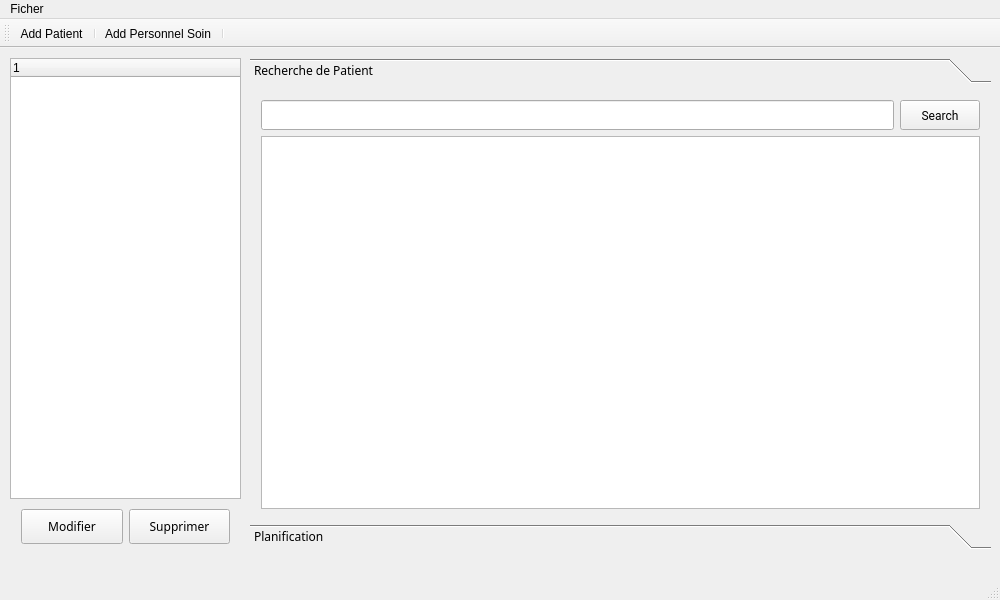
<?xml version="1.0" encoding="UTF-8"?>
<ui version="4.0">
 <class>MainWindow</class>
 <widget class="QMainWindow" name="MainWindow">
  <property name="geometry">
   <rect>
    <x>0</x>
    <y>0</y>
    <width>1000</width>
    <height>600</height>
   </rect>
  </property>
  <property name="minimumSize">
   <size>
    <width>1000</width>
    <height>600</height>
   </size>
  </property>
  <property name="maximumSize">
   <size>
    <width>1000</width>
    <height>600</height>
   </size>
  </property>
  <property name="windowTitle">
   <string>MainWindow</string>
  </property>
  <property name="iconSize">
   <size>
    <width>30</width>
    <height>30</height>
   </size>
  </property>
  <widget class="QWidget" name="centralWidget">
   <widget class="QToolBox" name="toolBox">
    <property name="geometry">
     <rect>
      <x>250</x>
      <y>10</y>
      <width>741</width>
      <height>491</height>
     </rect>
    </property>
    <property name="font">
     <font>
      <family>微软雅黑</family>
     </font>
    </property>
    <property name="currentIndex">
     <number>0</number>
    </property>
    <widget class="QWidget" name="page">
     <property name="geometry">
      <rect>
       <x>0</x>
       <y>0</y>
       <width>741</width>
       <height>429</height>
      </rect>
     </property>
     <attribute name="label">
      <string>Recherche de Patient</string>
     </attribute>
     <widget class="QWidget" name="layoutWidget">
      <property name="geometry">
       <rect>
        <x>0</x>
        <y>0</y>
        <width>741</width>
        <height>431</height>
       </rect>
      </property>
      <layout class="QGridLayout" name="gridLayout">
       <item row="1" column="0" colspan="2">
        <widget class="QTableWidget" name="tableWidget_resultat"/>
       </item>
       <item row="0" column="0">
        <widget class="QLineEdit" name="lineEdit_search">
         <property name="minimumSize">
          <size>
           <width>0</width>
           <height>30</height>
          </size>
         </property>
         <property name="font">
          <font>
           <family>微软雅黑</family>
          </font>
         </property>
        </widget>
       </item>
       <item row="0" column="1">
        <widget class="QPushButton" name="btn_search">
         <property name="minimumSize">
          <size>
           <width>60</width>
           <height>30</height>
          </size>
         </property>
         <property name="font">
          <font>
           <family>Roboto</family>
          </font>
         </property>
         <property name="text">
          <string>Search</string>
         </property>
        </widget>
       </item>
      </layout>
     </widget>
    </widget>
    <widget class="QWidget" name="page_2">
     <property name="geometry">
      <rect>
       <x>0</x>
       <y>0</y>
       <width>741</width>
       <height>429</height>
      </rect>
     </property>
     <attribute name="label">
      <string>Planification</string>
     </attribute>
     <widget class="QGroupBox" name="groupBox">
      <property name="geometry">
       <rect>
        <x>0</x>
        <y>0</y>
        <width>741</width>
        <height>71</height>
       </rect>
      </property>
      <property name="title">
       <string>Etape1  Choisir</string>
      </property>
     </widget>
     <widget class="QGroupBox" name="groupBox_2">
      <property name="geometry">
       <rect>
        <x>0</x>
        <y>80</y>
        <width>741</width>
        <height>241</height>
       </rect>
      </property>
      <property name="title">
       <string>Etape2 Resultat</string>
      </property>
     </widget>
     <widget class="QGroupBox" name="groupBox_3">
      <property name="geometry">
       <rect>
        <x>0</x>
        <y>330</y>
        <width>741</width>
        <height>91</height>
       </rect>
      </property>
      <property name="title">
       <string>Etape3 Sauvegarder</string>
      </property>
     </widget>
    </widget>
   </widget>
   <widget class="QTreeWidget" name="treeWidget_ress">
    <property name="geometry">
     <rect>
      <x>10</x>
      <y>10</y>
      <width>231</width>
      <height>441</height>
     </rect>
    </property>
    <column>
     <property name="text">
      <string notr="true">1</string>
     </property>
    </column>
   </widget>
   <widget class="QWidget" name="layoutWidget">
    <property name="geometry">
     <rect>
      <x>10</x>
      <y>450</y>
      <width>231</width>
      <height>51</height>
     </rect>
    </property>
    <layout class="QHBoxLayout" name="horizontalLayout_2">
     <item>
      <widget class="QPushButton" name="pushButton_ModRess">
       <property name="minimumSize">
        <size>
         <width>0</width>
         <height>35</height>
        </size>
       </property>
       <property name="font">
        <font>
         <family>微软雅黑</family>
        </font>
       </property>
       <property name="text">
        <string>Modifier</string>
       </property>
      </widget>
     </item>
     <item>
      <widget class="QPushButton" name="pushButton_SuppRess">
       <property name="minimumSize">
        <size>
         <width>0</width>
         <height>35</height>
        </size>
       </property>
       <property name="font">
        <font>
         <family>微软雅黑</family>
        </font>
       </property>
       <property name="text">
        <string>Supprimer</string>
       </property>
      </widget>
     </item>
    </layout>
   </widget>
  </widget>
  <widget class="QMenuBar" name="menuBar">
   <property name="geometry">
    <rect>
     <x>0</x>
     <y>0</y>
     <width>1000</width>
     <height>23</height>
    </rect>
   </property>
   <widget class="QMenu" name="menuFicher">
    <property name="title">
     <string>Ficher</string>
    </property>
    <widget class="QMenu" name="menuAjouter">
     <property name="geometry">
      <rect>
       <x>0</x>
       <y>0</y>
       <width>180</width>
       <height>94</height>
      </rect>
     </property>
     <property name="font">
      <font>
       <family>Roboto</family>
      </font>
     </property>
     <property name="title">
      <string>Ajouter</string>
     </property>
     <addaction name="actionPatient"/>
     <addaction name="actionPersonnelSoin"/>
    </widget>
    <widget class="QMenu" name="menu">
     <property name="title">
      <string>?</string>
     </property>
     <addaction name="actionA_propos"/>
    </widget>
    <addaction name="menuAjouter"/>
    <addaction name="menu"/>
    <addaction name="separator"/>
    <addaction name="actionQuitter"/>
   </widget>
   <addaction name="menuFicher"/>
  </widget>
  <widget class="QToolBar" name="toolBar">
   <property name="windowTitle">
    <string>toolBar</string>
   </property>
   <property name="toolButtonStyle">
    <enum>Qt::ToolButtonIconOnly</enum>
   </property>
   <property name="floatable">
    <bool>false</bool>
   </property>
   <attribute name="toolBarArea">
    <enum>TopToolBarArea</enum>
   </attribute>
   <attribute name="toolBarBreak">
    <bool>false</bool>
   </attribute>
   <addaction name="actionPatient"/>
   <addaction name="separator"/>
   <addaction name="actionPersonnelSoin"/>
   <addaction name="separator"/>
  </widget>
  <widget class="QStatusBar" name="statusBar"/>
  <action name="actionQuitter">
   <property name="text">
    <string>Quitter</string>
   </property>
  </action>
  <action name="actionPatient">
   <property name="checkable">
    <bool>false</bool>
   </property>
   <property name="enabled">
    <bool>true</bool>
   </property>
   <property name="icon">
    <iconset resource="resource.qrc">
     <normaloff>:/images/add.png</normaloff>:/images/add.png</iconset>
   </property>
   <property name="text">
    <string>Add Patient</string>
   </property>
   <property name="shortcutContext">
    <enum>Qt::WindowShortcut</enum>
   </property>
   <property name="priority">
    <enum>QAction::HighPriority</enum>
   </property>
  </action>
  <action name="actionPersonnelSoin">
   <property name="icon">
    <iconset resource="resource.qrc">
     <normaloff>:/images/soin.png</normaloff>:/images/soin.png</iconset>
   </property>
   <property name="text">
    <string>Add Personnel Soin</string>
   </property>
  </action>
  <action name="actionA_propos">
   <property name="text">
    <string>A propos</string>
   </property>
  </action>
 </widget>
 <layoutdefault spacing="6" margin="11"/>
 <resources>
  <include location="resource.qrc"/>
 </resources>
 <connections/>
</ui>
